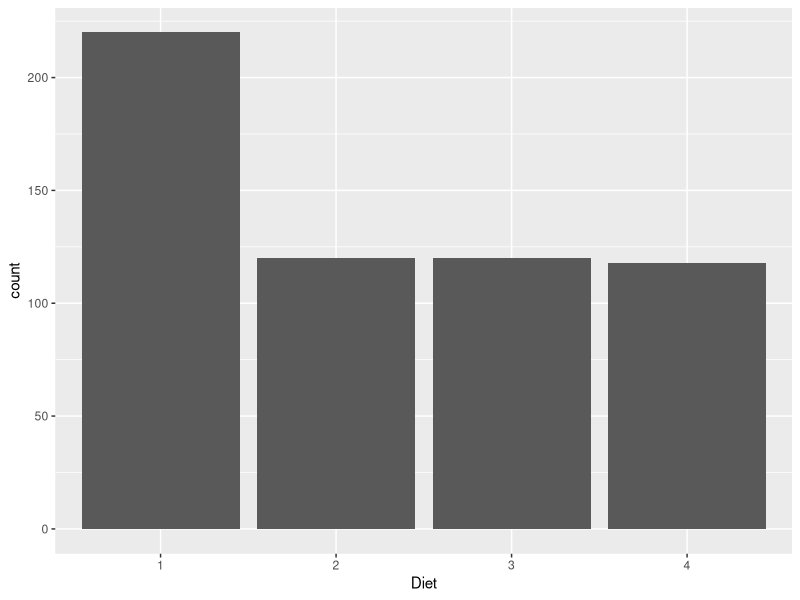
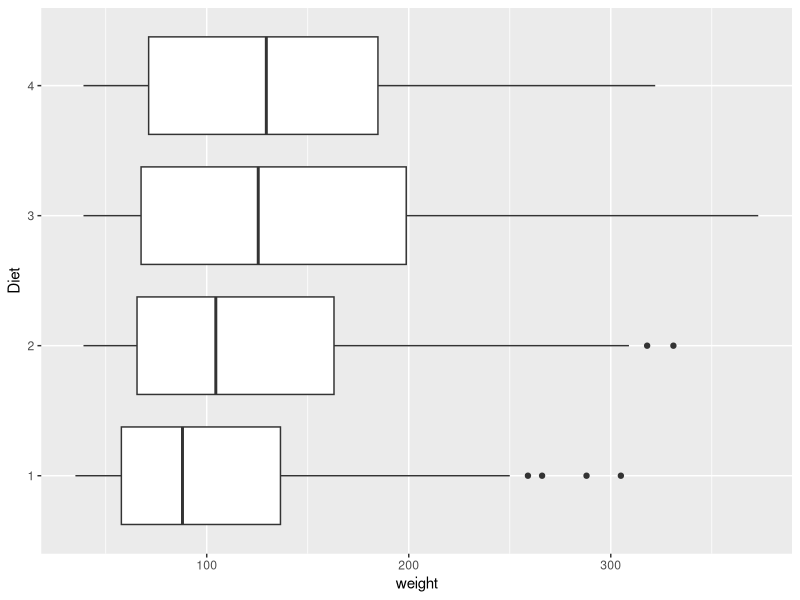

R code for these plots, in order:
## ---- chunk 1
library(datasets)
library(tidyverse)
ggplot(ChickWeight, aes(x = Diet)) +
  geom_bar()
## ---- chunk 2
library(datasets)
library(tidyverse)
ggplot(ChickWeight, aes(x = weight, y=Diet)) +
  geom_boxplot()
